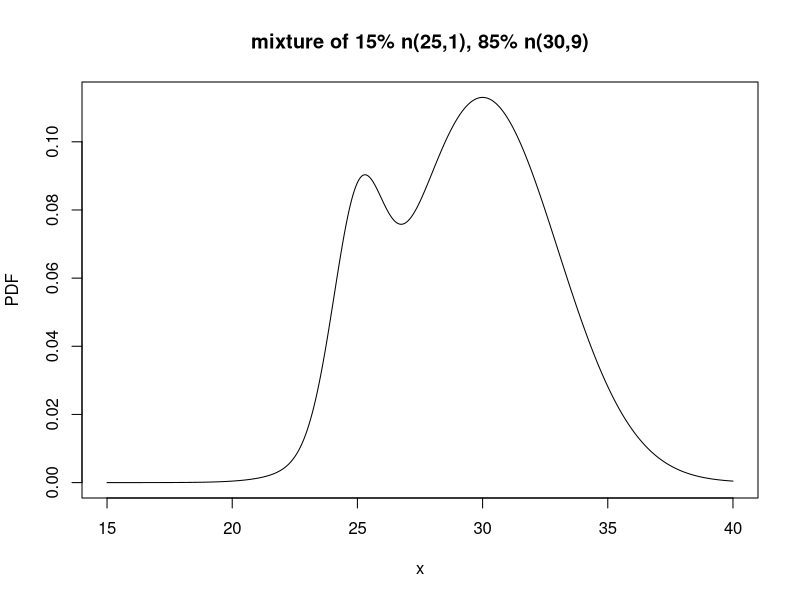
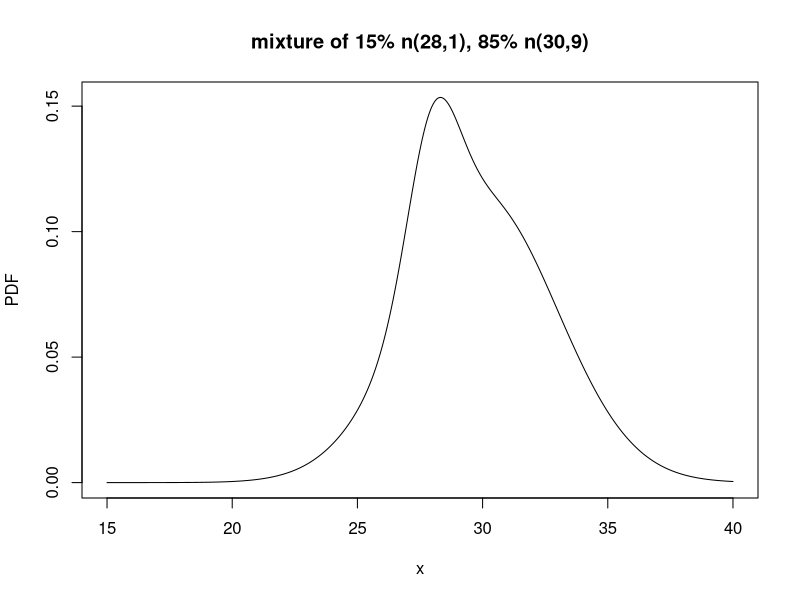
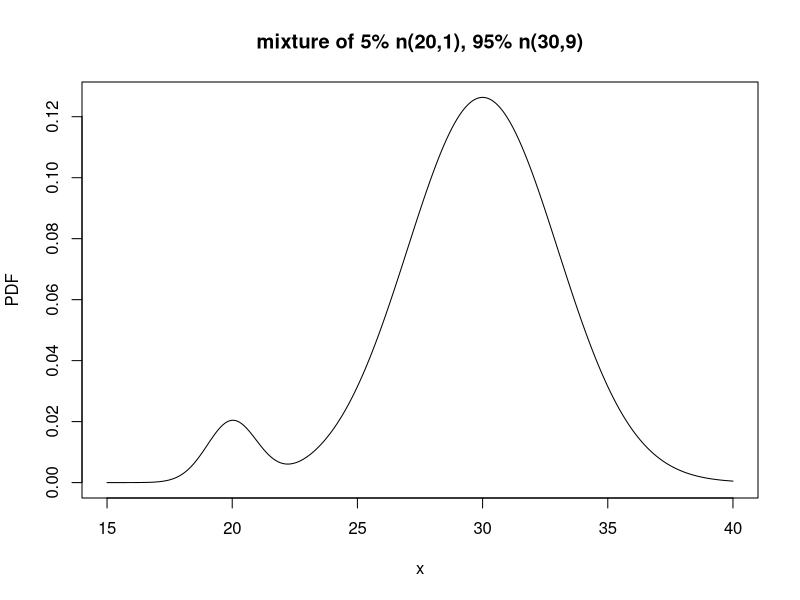
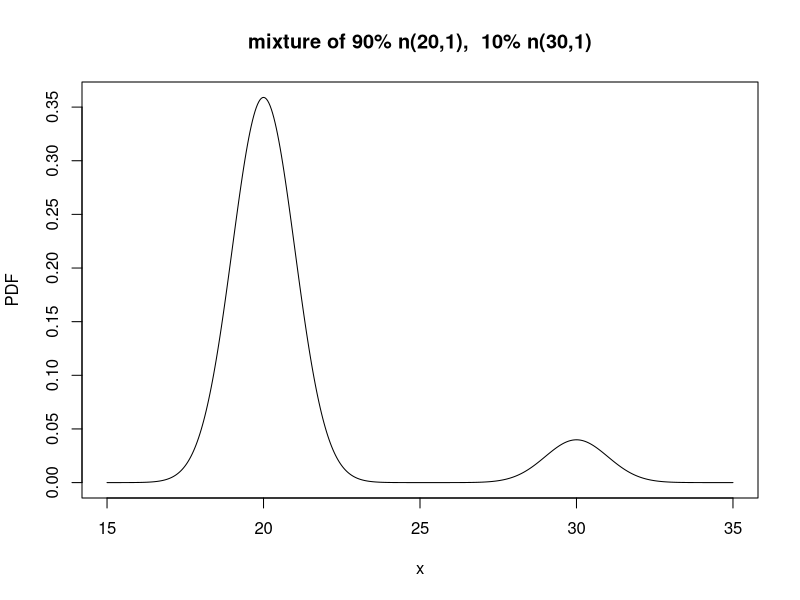

The R script that drew these images, in order:
#The file normix.s will generate the four different mixtures of
#two normal distributions.

#postscript("u:/meth1/psfiles/normmix4.ps",horizontal=FALSE)

x <- seq(15,40,len=500)
y11 <- dnorm(x,25,1)
y12 <- dnorm(x,30,3)
y1 <- .15*y11+.85*y12
plot(x,y1,type="l",xlab="x",ylab="PDF")
title("mixture of 15% n(25,1), 85% n(30,9)")




y21 <- dnorm(x,28,1)
y22 <- dnorm(x,30,3)
y2 <- .15*y21+.85*y22
plot(x,y2,type="l",xlab="x",ylab="PDF")
title("mixture of 15% n(28,1), 85% n(30,9)")

 

y31 <- dnorm(x,20,1)
y32 <- dnorm(x,30,3)
y3 <- .05*y31+.95*y32
plot(x,y3,type="l",xlab="x",ylab="PDF")
title("mixture of 5% n(20,1), 95% n(30,9)")


x <- seq(15,35,len=500)
y41 <- dnorm(x,20,1)
y42 <- dnorm(x,30,1)
y4 <- .90*y41+.10*y42
plot(x,y4,type="l",xlab="x",ylab="PDF")
title("mixture of 90% n(20,1),  10% n(30,1)")


 

#graphics.off()



